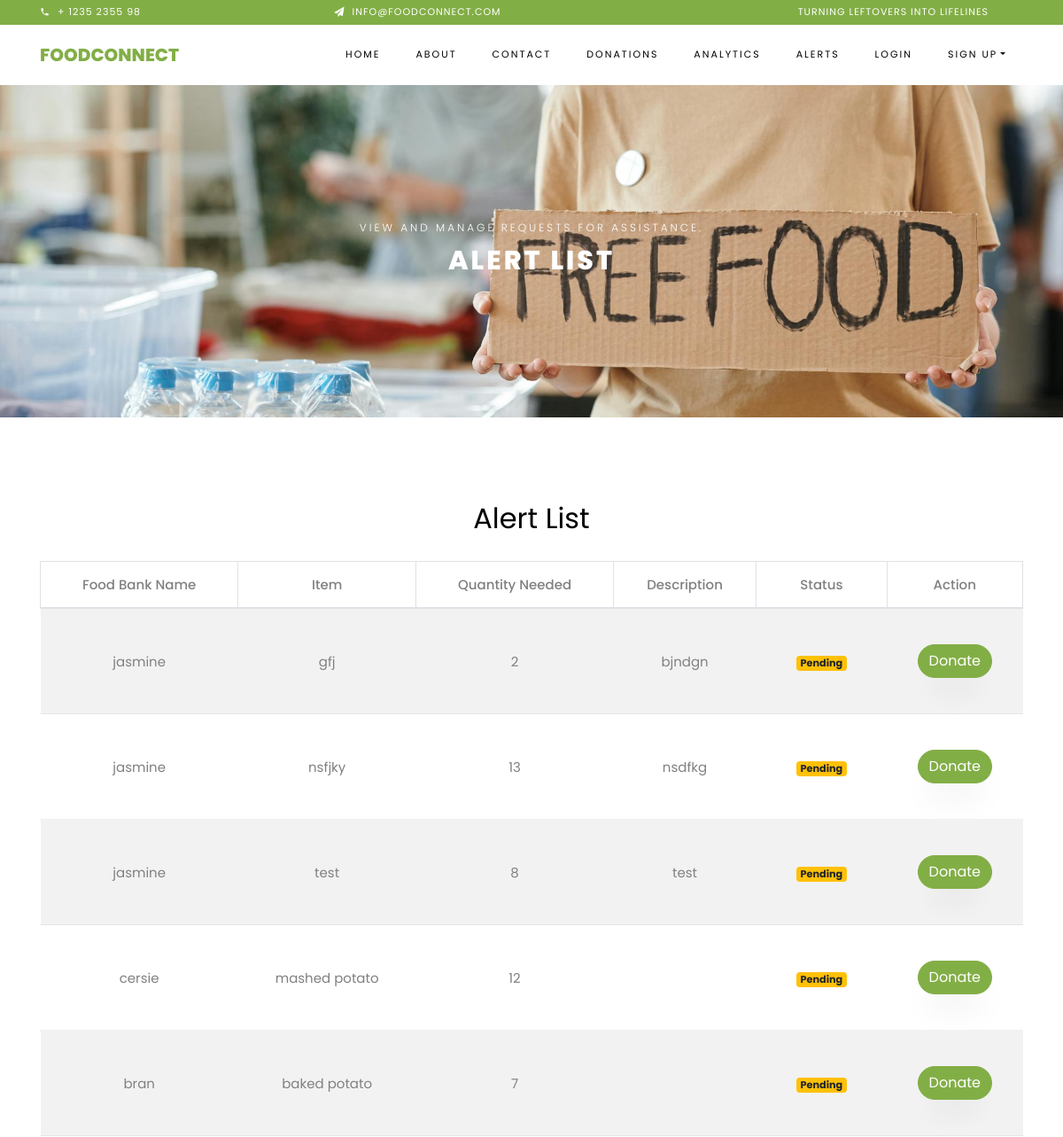
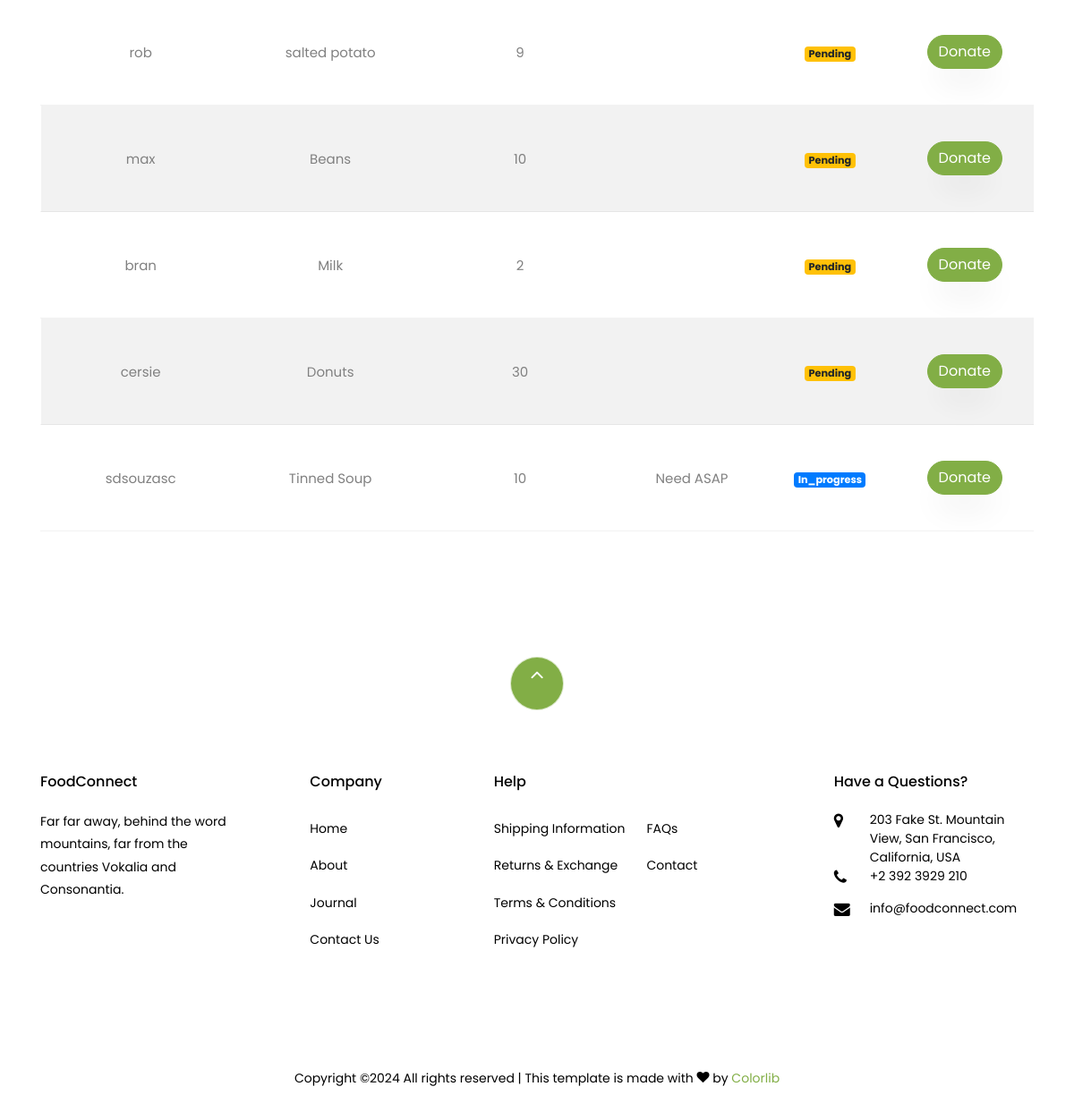
The page /alerts/alerts/ on the database its author committed (2 pictures, top to bottom).
### alerts/models.py (models this page shows, shortened)
class Alert(models.Model):
    item_name = models.CharField(max_length=100)
    quantity_needed = models.PositiveIntegerField()
    urgency_level = models.CharField(
        max_length=20,
        choices=[('low', 'Low'), ('medium', 'Medium'), ('high', 'High')],
        default='medium'
    )
    created_by = models.ForeignKey(
        User,
        on_delete=models.SET_NULL,
        null=True,
        related_name="created_alerts"
    )
    date_created = models.DateTimeField(auto_now_add=True)
    description = models.TextField(blank=True, null=True)
    is_active = models.BooleanField(default=True)
    last_updated = models.DateTimeField(auto_now=True)

### alerts/views.py (the view)
# urls.py: path('alerts/', views.alert_list, name='alert_list'),
def alert_list(request):
    alerts = Alert.objects.filter(is_active=True)
    if hasattr(request.user, 'foodbank'):
        alerts = alerts.filter(created_by=request.user)
    for alert in alerts:
        total_donated = alert.responses.aggregate(total=Sum('quantity_donated'))['total'] or 0
        alert.total_quantity_donated = total_donated
        alert.remaining_quantity_needed = alert.quantity_needed - total_donated
        if total_donated == 0:
            alert.response_status = "pending"
        elif total_donated < alert.quantity_needed:
            alert.response_status = "in_progress"
        else:
            alert.response_status = "completed"
    return render(request, 'webpages/alert_list.html', {'alerts': alerts})

### templates/webpages/alert_list.html
{% extends 'webpages/base.html' %}
{% load static %}
{% block content %}
    <div class="hero-wrap hero-bread" style="background-image: url('{% static "images/alert-bg.jpg" %}');">
      <div class="container">
        <div class="row no-gutters slider-text align-items-center justify-content-center">
          <div class="col-md-9 ftco-animate text-center">
          	<p class="breadcrumbs">
                <span>View and Manage Requests for Assistance.</span>
            </p>
            <p class="mb-0 bread">Alert List</p>
          </div>
        </div>
      </div>
    </div>
<section class="ftco-section testimony-section">
    <div class="container">
        <div class="row mb-5 pb-3">
            <div class="col-md-12">
                <h2 class="mb-4 text-center">Alert List</h2>
                <table class="table table-bordered table-striped">
                    <thead>
                        <tr>
                            <th>Food Bank Name</th>
                            <th>Item</th>
                            <th>Quantity Needed</th>
                            <th>Description</th>
                            <th>Status</th>
                            <th>Action</th>
                        </tr>
                    </thead>
                    <tbody>
                        {% for alert in alerts %}
                        <tr>
                            <td>{{ alert.created_by.username }}</td>
                            <td>{{ alert.item_name }}</td>
                            <td>{{ alert.remaining_quantity_needed }}</td>
                            <td>{{ alert.description }}</td>
                            <td>
                                <span class="badge
                                    {% if alert.response_status == 'pending' %} badge-warning
                                    {% elif alert.response_status == 'in_progress' %} badge-primary
                                    {% elif alert.response_status == 'completed' %} badge-success
                                    {% endif %}">
                                    {{ alert.response_status|capfirst }}
                                </span>
                            </td>
                            <td>
                                {% if alert.response_status == 'completed' %}
                                    <a href="{% url 'response_status' alert.id %}" class="btn btn-info btn-sm">View Status</a>
                                {% else %}
                                    <a href="{% url 'respond_to_donation' alert.id %}" class="btn btn-primary">Donate</a>
                                {% endif %}
                            </td>
                        </tr>
                        {% empty %}
                        <tr>
                            <td colspan="6" class="text-center">No alerts available.</td>
                        </tr>
                        {% endfor %}
                    </tbody>
                </table>
            </div>
        </div>
    </div>
</section>
{% endblock %}

### rows shown on the page
Alert: created_by.username "jasmine", item_name "gfj", remaining_quantity_needed "2", description "bjndgn", response_status "Pending", shows "Donate"
Alert: created_by.username "jasmine", item_name "nsfjky", remaining_quantity_needed "13", description "nsdfkg", response_status "Pending", shows "Donate"
Alert: created_by.username "jasmine", item_name "test", remaining_quantity_needed "8", description "test", response_status "Pending", shows "Donate"
Alert: created_by.username "cersie", item_name "mashed potato", remaining_quantity_needed "12", response_status "Pending", shows "Donate"
Alert: created_by.username "bran", item_name "baked potato", remaining_quantity_needed "7", response_status "Pending", shows "Donate"
Alert: created_by.username "rob", item_name "salted potato", remaining_quantity_needed "9", response_status "Pending", shows "Donate"
Alert: created_by.username "max", item_name "Beans", remaining_quantity_needed "10", response_status "Pending", shows "Donate"
Alert: created_by.username "bran", item_name "Milk", remaining_quantity_needed "2", response_status "Pending", shows "Donate"
Alert: created_by.username "cersie", item_name "Donuts", remaining_quantity_needed "30", response_status "Pending", shows "Donate"
Alert: created_by.username "sdsouzasc", item_name "Tinned Soup", remaining_quantity_needed "10", description "Need ASAP", response_status "In_progress", shows "Donate"
